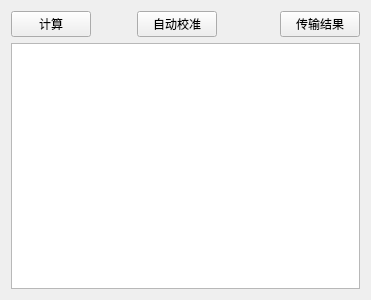
<?xml version="1.0" encoding="UTF-8"?>
<ui version="4.0">
 <class>CalibRT</class>
 <widget class="QWidget" name="CalibRT">
  <property name="geometry">
   <rect>
    <x>0</x>
    <y>0</y>
    <width>371</width>
    <height>300</height>
   </rect>
  </property>
  <property name="windowTitle">
   <string>Form</string>
  </property>
  <layout class="QGridLayout" name="gridLayout">
   <item row="1" column="0" colspan="5">
    <widget class="QTextEdit" name="resEdit">
     <property name="readOnly">
      <bool>true</bool>
     </property>
    </widget>
   </item>
   <item row="0" column="0">
    <widget class="QPushButton" name="calcuBtn">
     <property name="text">
      <string>计算</string>
     </property>
    </widget>
   </item>
   <item row="0" column="4">
    <widget class="QPushButton" name="transBtn">
     <property name="text">
      <string>传输结果</string>
     </property>
    </widget>
   </item>
   <item row="0" column="3">
    <spacer name="horizontalSpacer">
     <property name="orientation">
      <enum>Qt::Orientation::Horizontal</enum>
     </property>
     <property name="sizeHint" stdset="0">
      <size>
       <width>56</width>
       <height>20</height>
      </size>
     </property>
    </spacer>
   </item>
   <item row="0" column="2">
    <widget class="QPushButton" name="autocalibBtn">
     <property name="text">
      <string>自动校准</string>
     </property>
    </widget>
   </item>
   <item row="0" column="1">
    <spacer name="horizontalSpacer_2">
     <property name="orientation">
      <enum>Qt::Orientation::Horizontal</enum>
     </property>
     <property name="sizeHint" stdset="0">
      <size>
       <width>40</width>
       <height>20</height>
      </size>
     </property>
    </spacer>
   </item>
  </layout>
 </widget>
 <resources/>
 <connections/>
</ui>
